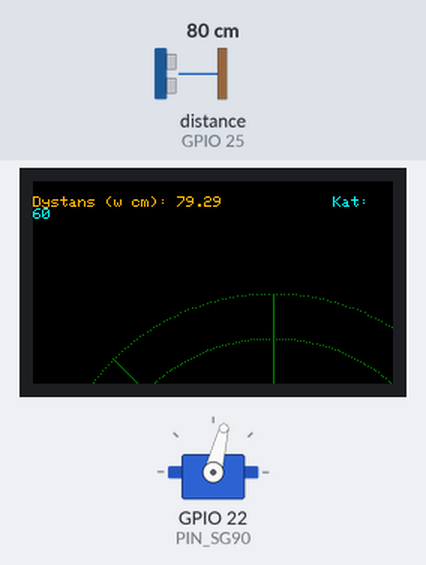
Recording of a sketch running on a simulated ESP32. Parts: servo, 240×135 colour display. Wiring (inferred from the names in the program): ultrasonic range finder: trigger GPIO 26; echo GPIO 25. Inputs (shaded band) come from the test bench; at power-on: distance to the obstacle (sensor on GPIO 25) 80 cm. The echo pulse lasts 58.3 µs per cm.

Above: at 1.3 s.
1.4 s: distance to the obstacle (sensor on GPIO 25) set to 2 cm
At 1.87 s:
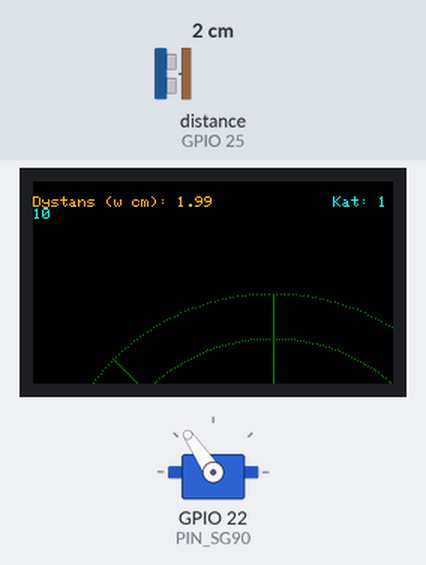
4.0 s: distance to the obstacle (sensor on GPIO 25) set to 4 cm
At 4.9 s:
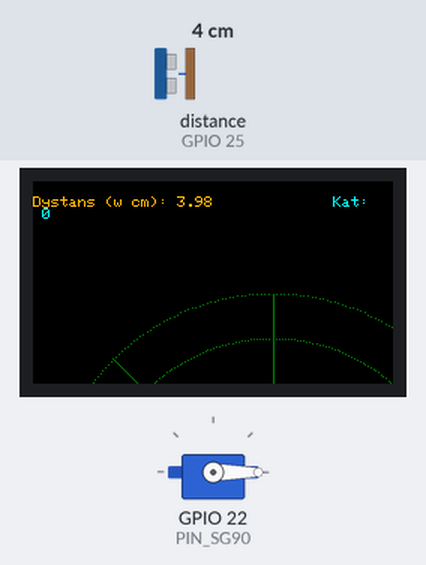
6.9 s: distance to the obstacle (sensor on GPIO 25) set to 9 cm
At 7.17 s:
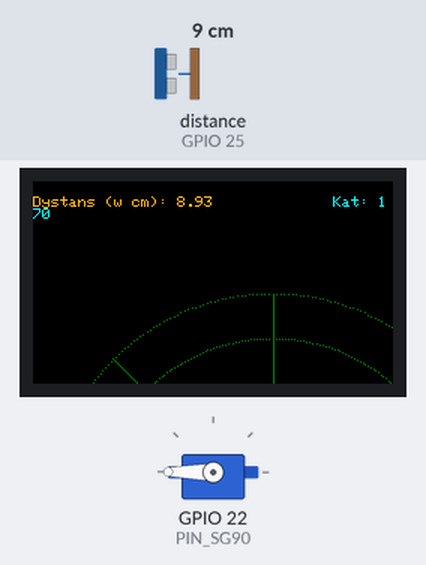
Timing chart, 0 to 14.5 s (numbered marks = the images above; inputs shaded):
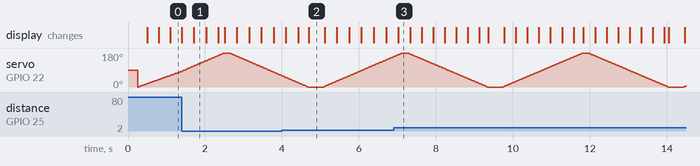

The sketch:

ESP32-Radar.ino
```cpp
#include <ESP32Servo.h>
#include <TFT_eSPI.h>

#define trigPin 26
#define echoPin 25
#define PIN_SG90 22

#define SOUND_SPEED 0.034
#define ANGLE_STEP 2
#define RADAR_CENTER_X 160
#define RADAR_CENTER_Y 225
#define RADAR_RADIUS 150
#define MAX_DISTANCE_CM 150

#define COLOR_BG TFT_BLACK
#define COLOR_TEXT TFT_GREEN
#define COLOR_ANGLE TFT_CYAN
#define COLOR_DISTANCE TFT_ORANGE
#define COLOR_POINT TFT_GREEN
#define COLOR_CIRCLE TFT_DARKGREEN

Servo sg90;
TFT_eSPI tft = TFT_eSPI();

long duration;
float distanceCm;
float scale;

void setup() {
  Serial.begin(115200);
  pinMode(trigPin, OUTPUT);
  pinMode(echoPin, INPUT);

  sg90.setPeriodHertz(50);
  sg90.attach(PIN_SG90, 500, 2400);

  tft.init();
  tft.setRotation(1);
  tft.fillScreen(COLOR_BG);

  // Wynikiem skalowania jest ile px na ekranie odpowiada 1 cm z czujnika
  scale = RADAR_RADIUS / MAX_DISTANCE_CM;

  drawRadarBackground();
}

float measureDistance() {
  digitalWrite(trigPin, LOW);
  delayMicroseconds(2);
  digitalWrite(trigPin, HIGH);
  delayMicroseconds(10);
  digitalWrite(trigPin, LOW);

  duration = pulseIn(echoPin, HIGH, 10000); //10 ms * SOUND_SPEED = ~ 340/2 = 170 cm
  if (duration == 0) return -1;

  return duration * SOUND_SPEED / 2;
}

void drawRadarBackground() {

  // rysowanie polokregow
  for (int r = 30; r <= RADAR_RADIUS; r += 30) {
    for (int angle = 0; angle <= 180; angle++) {
      // zamiana ukladu biegunowego na kartezjanski
      float rad = radians(angle);
      int x = RADAR_CENTER_X + cos(rad) * r;
      int y = RADAR_CENTER_Y - sin(rad) * r;
      tft.drawPixel(x, y, COLOR_CIRCLE);
    }
  }

  // rysowanie linii poziomych dla kolejno 0,45,90,135,180 stopni
  for (int a : { 0, 45, 90, 135, 180 }) {
    float rad = radians(a);
    int x = RADAR_CENTER_X + cos(rad) * RADAR_RADIUS;
    int y = RADAR_CENTER_Y - sin(rad) * RADAR_RADIUS;
    tft.drawLine(RADAR_CENTER_X, RADAR_CENTER_Y, x, y, COLOR_CIRCLE);
  }
}

void drawRadarPoint(int angle, float distanceCm) {
  if (distanceCm < 0 || distanceCm > MAX_DISTANCE_CM) return;

  float rad = radians(angle);
  int x = RADAR_CENTER_X + cos(rad) * distanceCm * scale;
  int y = RADAR_CENTER_Y - sin(rad) * distanceCm * scale;

  float dx = x - RADAR_CENTER_X;
  float dy = RADAR_CENTER_Y - y;
  float r = sqrt(dx * dx + dy * dy); // Wzór na długość wektora -> nie rysujemy punktu poza radarem
  if (r > RADAR_RADIUS) return;

  tft.fillCircle(x, y, 2, COLOR_POINT);
}


void displayAngle(int angle) {
  tft.setTextColor(COLOR_ANGLE, COLOR_BG);
  tft.setTextSize(1);
  tft.setCursor(200, 10);
  tft.printf("Kat: %3d", angle);
}

void displayDistance(float distance) {
  tft.fillRect(90, 10, 45, 10, COLOR_BG);
  tft.setTextColor(COLOR_DISTANCE);
  tft.setTextSize(1);
  tft.setCursor(0, 10);
  tft.printf("Dystans (w cm): %.2f", distance);
}

void scanRadar(bool forward) {
  if (forward) {
    for (int pos = 0; pos <= 180; pos += ANGLE_STEP) {
      sg90.write(pos);
      delay(20);

      displayAngle(pos);
      distanceCm = measureDistance();
      displayDistance(distanceCm);

      if (distanceCm >= 0) drawRadarPoint(pos, distanceCm);
    }
  } else {
    for (int pos = 180; pos >= 0; pos -= ANGLE_STEP) {
      sg90.write(pos);
      delay(20);

      displayAngle(pos);
      distanceCm = measureDistance();
      displayDistance(distanceCm);
      if (distanceCm >= 0) drawRadarPoint(pos, distanceCm);
    }
  }
}

void loop() {
  delay(50);
  tft.fillRect(10, 60, 310, 180, COLOR_BG);
  drawRadarBackground();

  scanRadar(true);

  delay(100);

  tft.fillRect(10, 60, 310, 180, COLOR_BG);
  drawRadarBackground();

  scanRadar(false);

  delay(300);
}
```
